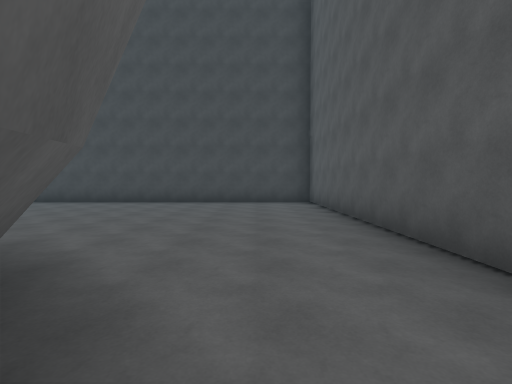
view 1 (above)

16 first-person views from a walk through a Unity game level. The camera is 1.5 m above the floor, tilts 2° down and sees 85° across. The floor is counted in squares, 2.5 m on a side. Each view is taken from the middle of a square. On the plan, view 1 faces up. The plan holds only what a view shows up to about 9 squares ahead; the rest is blank. The place goes on beyond the plan. The player is left out.

view 2
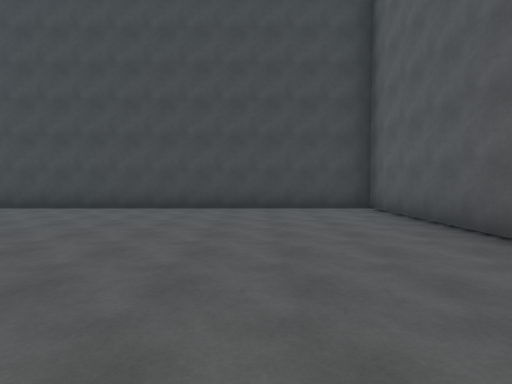

view 3
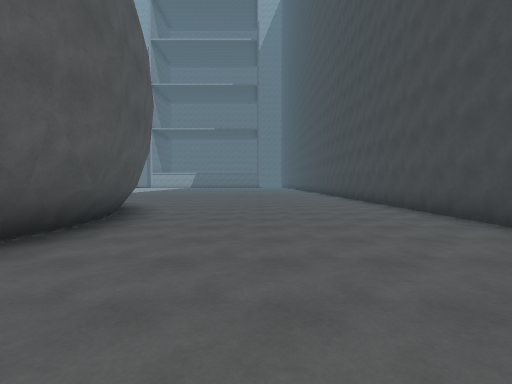

view 4
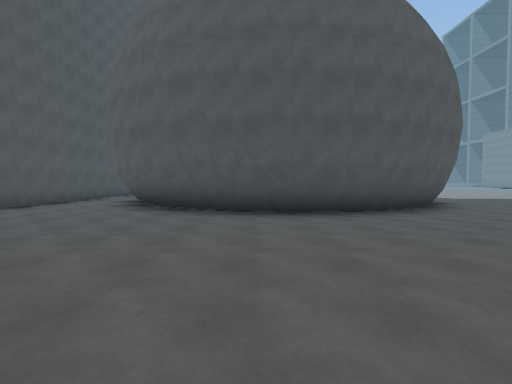

view 5
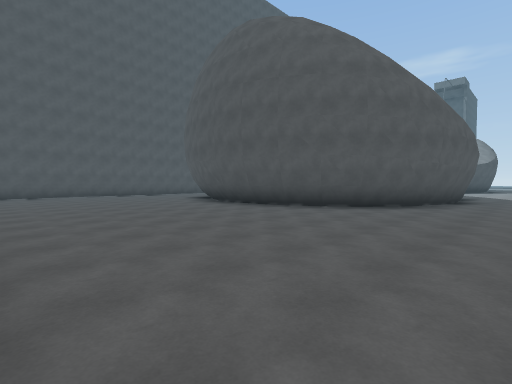

view 6
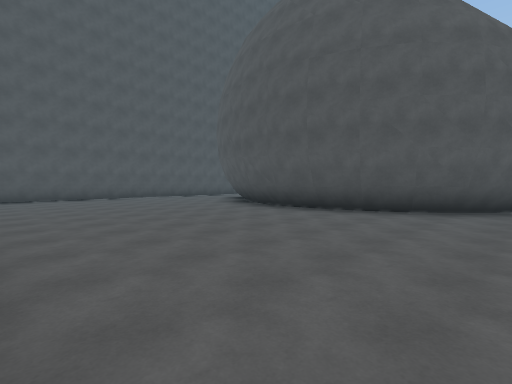

view 7
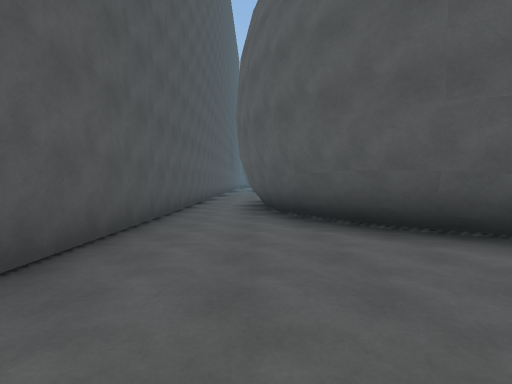

view 8
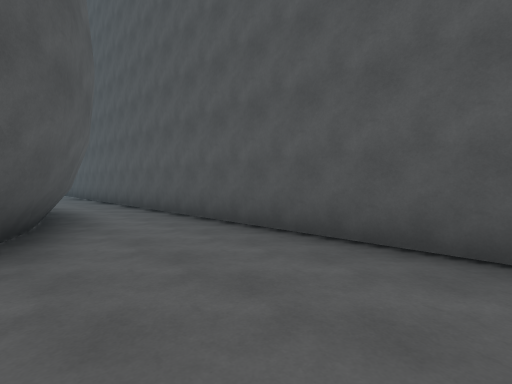

view 9
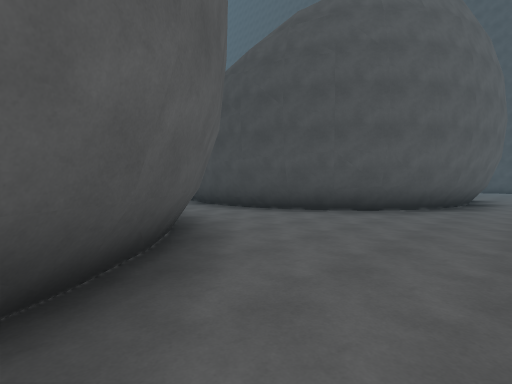

view 10
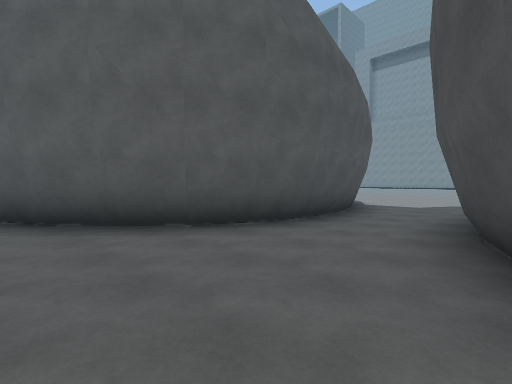

view 11
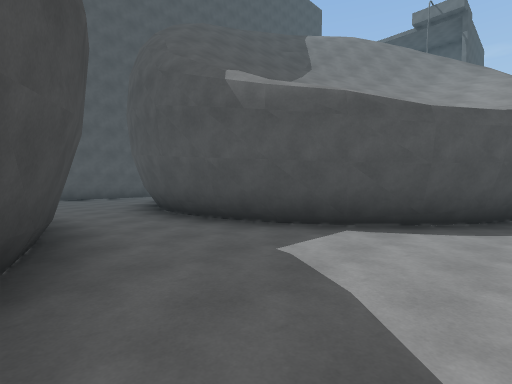

view 12
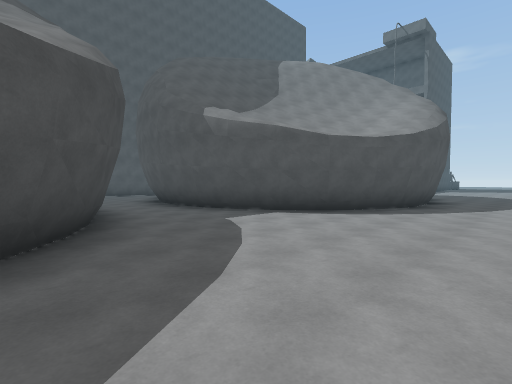

view 13
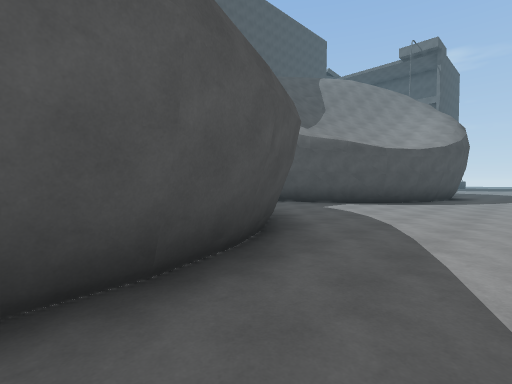

view 14
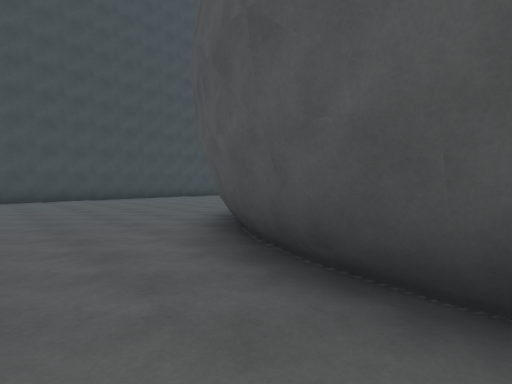

view 15
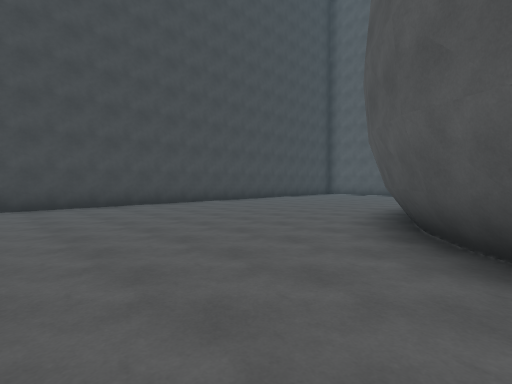

view 16
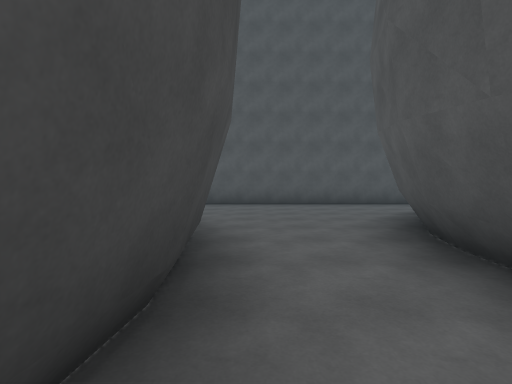

### Floor plan
Points are (right, up) in squares from view 1. A wall is a line through its corners. A room is listed if a view was taken in it or the views show most of it. See-through windows are left out.
Room 1 (views 1, 2, 3, 4, 5, 6, 7)
walls: (-4.6, 3) (-3.5, 2.9); (-5.7, 2.9) (-4.5, 3); (-3.8, 2.9) (-2.7, 2.5); (-6.6, 2.6) (-5.5, 2.9); (-2.8, 2.6) (-1.8, 2.1); (-2.8, 2.4) (-1.9, 1.9); (-7.5, 2.2) (-6.5, 2.7); (-2, 2.2) (-1.1, 1.5); (-8.2, 1.7) (-7.3, 2.2); (-1.3, 1.7) (-0.6, 0.9); (-8.8, 0.9) (-8.1, 1.8); (-0.9, 0.8) (-0.5, 0); (-0.7, 0.9) (-0.2, 0) (0.1, -0.9); (-9.2, 0.1) (-8.7, 1.1); (-0.4, 0.1) (0, -0.9); (1.6, -0.6) (1.6, 8.4) (-10.8, 8.4)
low walls: (-4.7, 2.8) (-3.6, 2.6); (-5.7, 2.7) (-4.6, 2.8); (-3.7, 2.6) (-2.8, 2.2); (-6.6, 2.4) (-6, 2.6); (-7.4, 2.1) (-6.5, 2.5); (-1.4, 1.5) (-0.8, 0.8); (-8.6, 0.9) (-7.9, 1.6); (-9, 0) (-8.8, 0.5)
ways out: opening at (-10.5, 0.5) to room 2; opening at (1, 0) to room 4
Room 2 (views 8, 11, 12, 13, 14, 15, 16)
walls: (-7.5, -5.9) (-8.3, -5.3); (-8.2, -5.4) (-8.5, -5); (-6.5, -6.3) (-7.5, -5.8); (-5.6, -6.6) (-6.6, -6.3); (-6.5, -9) (-5.4, -8.6); (-8.8, -4.6) (-9.3, -3.6); (-7.3, -9.5) (-6.3, -8.9); (-5.5, -8.6) (-4.4, -8.4); (-8, -10.2) (-7.2, -9.5); (-4.6, -6.7) (-5.7, -6.6); (-9.2, -3.8) (-9.5, -2.6); (-4.6, -8.4) (-3.5, -8.5); (-8.6, -11) (-7.9, -10.1); (-3.7, -6.6) (-4.8, -6.7); (-9.4, -2.8) (-9.5, -1.6); (-3.6, -8.4) (-2.7, -8.7); (-9, -11.8) (-8.5, -10.9); (-2.7, -6.3) (-3.8, -6.6); (-9.6, -1.8) (-9.5, -0.7); (-2.8, -8.6) (-1.8, -9.1); (-1.8, -5.9) (-2.8, -6.4); (-9.5, -0.8) (-9.2, 0.3); (-2, -9.2) (-1.2, -9.9); (-1.9, -9.1) (-1, -9.8); (-1.2, -9.6) (-0.5, -10.5); (-0.5, -10.3) (-0.1, -11); (1.6, -11.1) (1.6, -9.6)
low walls: (-5.5, -8.7) (-4.4, -8.6); (-4.8, -6.5) (-5.7, -6.4); (-4.5, -8.6) (-3.5, -8.7); (-3.6, -8.6) (-2.6, -8.9); (-2.8, -6.1) (-3.5, -6.4); (-9.5, -1.9) (-9.3, -0.7); (-2.8, -8.8) (-1.9, -9.3); (-1.9, -5.7) (-2.8, -6.2); (-9.3, -0.8) (-9, 0.1); (-1.4, -9.8) (-0.7, -10.6); (-0.7, -10.4) (-0.1, -11.3)
ways out: opening at (-10.5, 0.5) to room 1; opening at (-10.5, -10.5) to room 3; opening at (1, -10) to room 3; opening at (-0.5, -8.5) to room 4
Room 3 (view 9)
walls: (-9.1, -13.7) (-9.1, -12.6); (-9.2, -12.8) (-9, -11.6)
low walls: (-9, -12.7) (-8.8, -11.8)
ways out: opening at (-10.5, -10.5) to room 2; opening at (1, -10) to room 2
Room 4 (view 10)
walls: (-0.6, -4.6) (-1.2, -5.4); (-1.1, -5.2) (-2, -5.9); (-0.1, -3.7) (-0.6, -4.7); (0.1, -2.8) (-0.2, -3.9); (0.2, -1.8) (0.1, -2.9); (-0.1, -0.9) (0, -1.9); (1.6, -9.6) (1.6, -0.6)
low walls: (-0.8, -4.5) (-1.3, -5.2); (-0.4, -3.7) (-0.8, -4.6); (-0.1, -2.9) (-0.4, -3.8); (0, -1.8) (-0.1, -2.5)
ways out: opening at (1, 0) to room 1; opening at (-0.5, -8.5) to room 2

Positions as (right, up) in squares from view 1, and headings:
1: (0, 0), facing up
2: (-1, 2), facing up
3: (-1, 5), facing left
4: (-4, 8), facing down
5: (-11, 8), facing down-right
6: (-9, 8), facing down-right
7: (0, 5), facing down
8: (-1, -8), facing up-right
9: (1, -11), facing up-left
10: (0, -6), facing down-left
11: (-9, -6), facing down-right
12: (-11, -5), facing down-right
13: (-11, -2), facing down-right
14: (-11, -2), facing up-right
15: (-11, 1), facing up-right
16: (-6, -7), facing right
